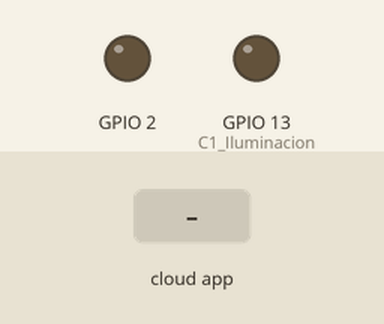
Recording of a sketch running on a simulated ESP32. Parts: output pins drawn as LEDs (lit = HIGH). The inputs (shaded band) are chosen by the test bench.

Above: at 1.2 s.
1.3 s: the phone or cloud app sets LED_On_Board to 1
At 2.2 s:
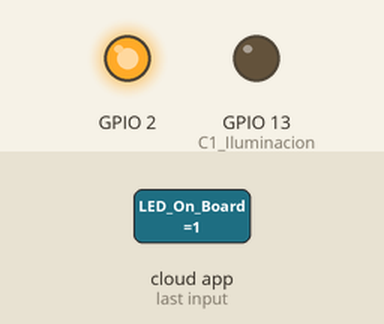
2.8 s: the phone or cloud app sets Lampara_mesa to 1
At 3.3 s:
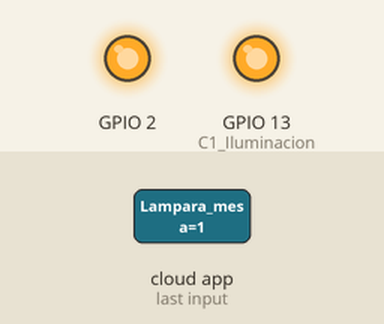
4.3 s: the phone or cloud app sets LED_On_Board to 0
At 5.5 s:
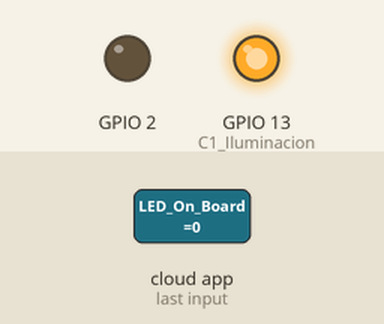
5.8 s: the phone or cloud app sets Lampara_mesa to 0
At 6.8 s:
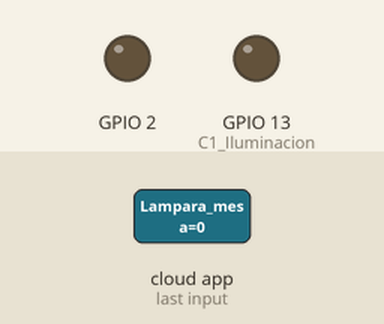
Timing chart, 0 to 8.3 s (numbered marks = the images above; inputs shaded):
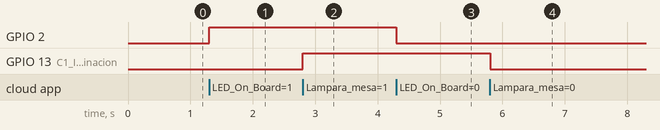

The sketch:

ESP32_TEST.ino
```cpp
#include <WiFiClientSecure.h>
#include <WiFi.h>//Para conectarse a una red WiFi
#include <ThingerESP32.h>//Para conectarse a Thinger.io
#include "DHT.h"
/*** CONSTANTES ***/
#define USERNAME "lupoxan"//Nombre de usuario de Thinger.io
#define DEVICE_ID "ifttt"//Nombre del dispositivo Thinger
#define DEVICE_CREDENTIAL "#K6gsoh0RtsG"//Credenciales del dispositivo
#define SSID "MOVISTAR_9DBC"//SSID Wifi
#define SSID_PASSWORD "RY64GqbfCCqeKmGUpJxN"//Password Wifi
#define DHTTYPE DHT11
//Variables necesarias para cálculo de Luxes en "how_to_lux()"
const long A = 1000;     //Resistencia en oscuridad en KΩ
const int B = 15;        //Resistencia a la luz (10 Lux) en KΩ
const int Rc = 5;       //Resistencia calibracion en KΩ
const int LDRPin = A0;   //Pin del LDR
DHT dht(14, DHTTYPE);

ThingerESP32 thing(USERNAME, DEVICE_ID, DEVICE_CREDENTIAL);//Variable para Thinger.io
void setup() {
  thing.add_wifi(SSID, SSID_PASSWORD);//Conectar a la red WiFi
  elementos_clave();//Add Resources
  output_input_pins();//Iniciar los pines a OUTPUT
  Serial.begin(115200);//Iniciar comunicacion serial
  dht.begin();

}

void loop() {
  thing.handle();
}

void elementos_clave() {
  thing["LED_On_Board"] << digitalPin(2);
  thing["Lampara_mesa"] << digitalPin(13);
  thing["Lux_y_temp"] >> [](pson & out) {//Objeto que contiene las variables de luz y temperatura
    out["Lux"] = how_to_lux();
    out["Temp"] = temperatura();
  };
}
int how_to_lux() {
  int V;
  int ilum;
  V = analogRead(A0);
  ilum = ((long)(4096 - V) * A * 10) / ((long)B * Rc * V); //usar si LDR entre GND y A0
  //ilum = ((long)V*A*10)/((long)B*Rc*(4096-V));    //usar si LDR entre A0 y Vcc (como en el esquema anterior)
  Serial.print("LUX: ");
  Serial.println(ilum);
  return ilum;
}
void output_input_pins() {
  pinMode(2, OUTPUT);//Led On_Board
  pinMode(13, OUTPUT);//C1 Iluminacion
  pinMode(A0,INPUT);
  pinMode(A3,INPUT);
}
float mapeo(float x, float in_min, float in_max, float out_min, float out_max)
{
  return (x - in_min) * (out_max - out_min) / (in_max - in_min) + out_min;
}
float temperatura(){
  float temp = dht.readTemperature();
  Serial.print("TEMP: ");
  Serial.println(temp);
  return temp;
}
```

Measured:
- after the input at 1.3 s, GPIO 2: LOW → HIGH at once
- after the input at 2.8 s, GPIO 13 (C1_Iluminacion): LOW → HIGH at once
- after the input at 4.3 s, GPIO 2: HIGH → LOW at once
- after the input at 5.8 s, GPIO 13 (C1_Iluminacion): HIGH → LOW at once
